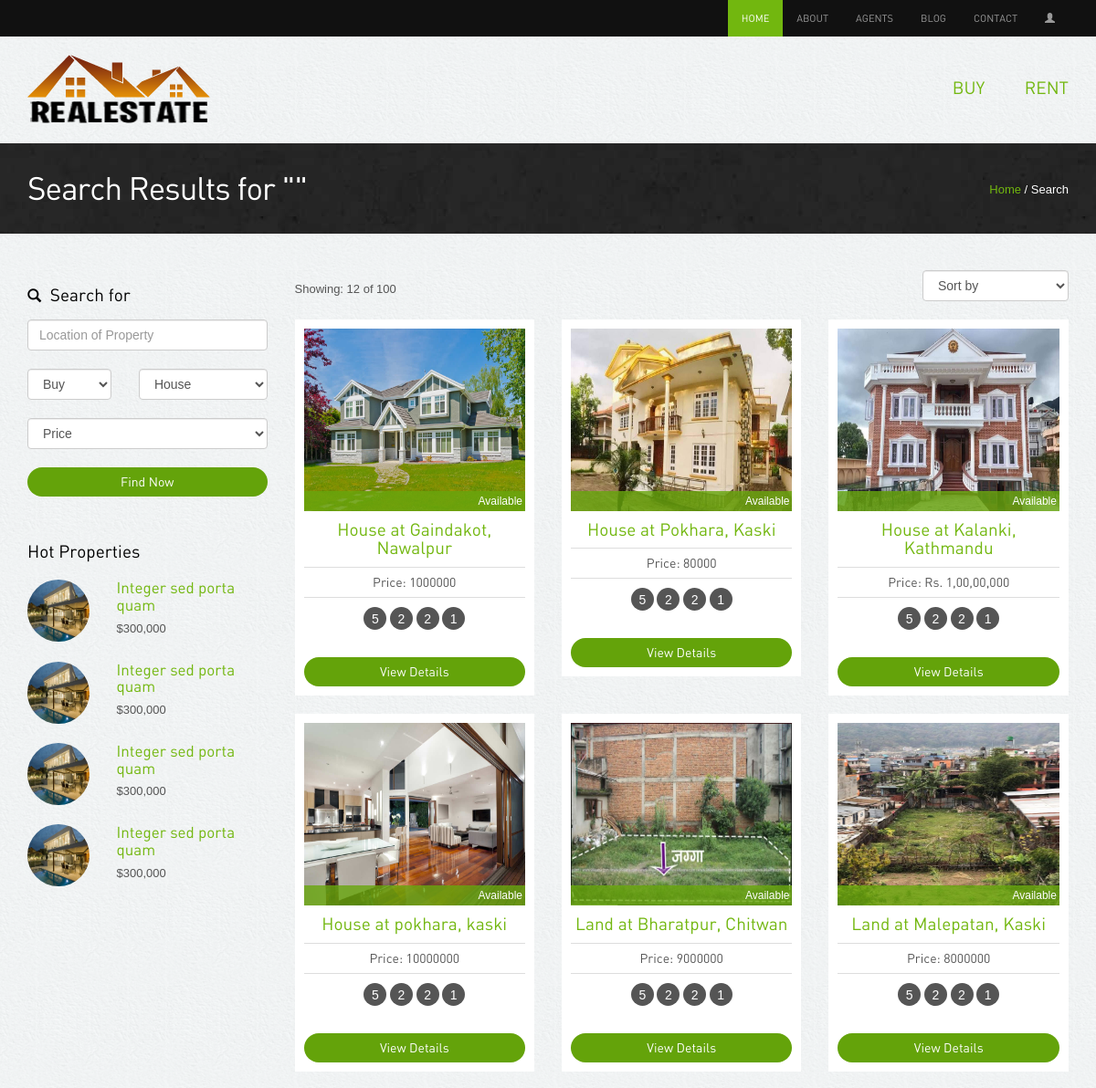
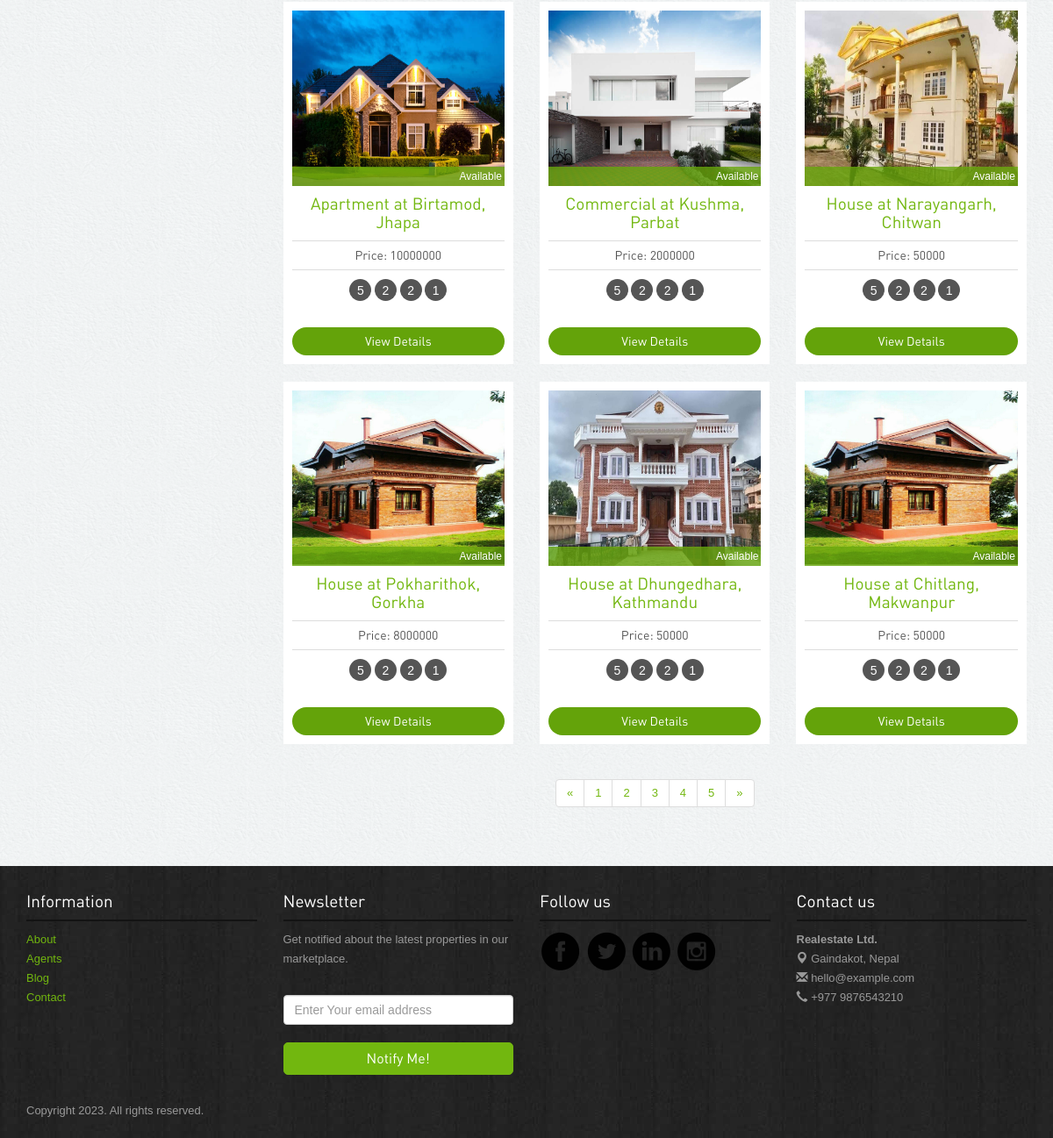
Screenshot of /search-result/ with the database file from the repository (2 pictures, top to bottom).
### app/models.py (models this page shows)
class Property(models.Model):
    STATUS_CHOICES = [
        ("Select", "Select"),
        ("Available", "Available"),
        ("Rented", "Rented"),
        ("Sold", "Sold"),
    ]
    TYPE_CHOICES = [
        ("House", "House"),
        ("Land", "Land"),
        ("Apartment", "Apartment"),
        ("Commercial", "Commercial"),
    ]
    FOR_CHOICES = [
        ("Buyer", "Buyer"),
        ("Renter", "Renter"),
    ]
    property_type = models.CharField(
        max_length=100, choices=TYPE_CHOICES, default="select"
    )
    property_for = models.CharField(
        max_length=20, choices=FOR_CHOICES, default="select"
    )
    image = models.ImageField(blank=True, upload_to=image_validations)
    price = models.CharField(max_length=20, blank=True)
    city = models.CharField(max_length=50)
    district = models.CharField(max_length=200)
    zip_code = models.CharField(max_length=20)
    description = models.TextField()
    status = models.CharField(max_length=20, choices=STATUS_CHOICES, default="Select")
    def __str__(self):
        return f"{self.property_type} at {self.city}, {self.district}"

### app/views.py (the view)
# urls.py: path("search-result/", views.SearchResultPage, name="search-result"),
def SearchResultPage(request):
    location = request.GET.get("location", "")
    property_for = request.GET.get("property_for", "")
    property_type = request.GET.get("property_type", "")
    properties = Property.objects.all()
    if location:
        properties = properties.filter(
            Q(city__icontains=location) | Q(district__icontains=location)
        )
    if property_for:
        properties = properties.filter(property_for__icontains=property_for)
    if property_type:
        properties = properties.filter(property_type__icontains=property_type)
    context = {"properties": properties}
    return render(request, "search/search-result.html", context)

### templates/search/search-result.html (shortened to what this page needs)
{% extends '../home.html' %}
{% load static %}
{% block content %}
<div class="inside-banner">
    <div class="container">
        <span class="pull-right"><a href="{% url 'home' %}">Home</a> / Search</span>
        <h2>Search Results for "{{ property }}"</h2>
    </div>
</div>
<div class="container">
    <div class="properties-listing spacer">
        <div class="row">
            <div class="col-lg-3 col-sm-4 ">
                <div class="search-form">
                    <h4><span class="glyphicon glyphicon-search"></span> Search for</h4>
                    <form action="{% url 'search-result' %}" method="get">
                        <input type="text" name="location" class="form-control" placeholder="Location of Property">
                        <div class="row">
                            <div class="col-lg-5">
                                <select class="form-control" name="property_for">
                                    <option>Buy</option>
                                </select>
                            </div>
                            <div class="col-lg-7">
                                <select class="form-control" name="property_type">
                                    <option>House</option>
                                </select>
                            </div>
                        </div>
                        <div class="row">
                            <div class="col-lg-12">
                                <select class="form-control" name="price_range">
                                    <option>Price</option>
                                </select>
                            </div>
                        </div>
                        <button class="btn btn-primary">Find Now</button>
                    </form>
                </div>
                <div class="hot-properties hidden-xs">
                    <h4>Hot Properties</h4>
                    <div class="row">
                        <div class="col-lg-4 col-sm-5"><img src="{% static 'images/properties/1.jpg' %}"
                                class="img-responsive img-circle" alt="properties"></div>
                        <div class="col-lg-8 col-sm-7">
                            <h5><a href="property-detail.php">Integer sed porta quam</a></h5>
                            <p class="price">$300,000</p>
                        </div>
                    </div>
                    <div class="row">
                        <div class="col-lg-4 col-sm-5"><img src="{% static 'images/properties/1.jpg' %}"
                                class="img-responsive img-circle" alt="properties"></div>
                        <div class="col-lg-8 col-sm-7">
                            <h5><a href="property-detail.php">Integer sed porta quam</a></h5>
                            <p class="price">$300,000</p>
                        </div>
                    </div>
                    <div class="row">
                        <div class="col-lg-4 col-sm-5"><img src="{% static 'images/properties/1.jpg' %}"
                                class="img-responsive img-circle" alt="properties"></div>
                        <div class="col-lg-8 col-sm-7">
                            <h5><a href="property-detail.php">Integer sed porta quam</a></h5>
                            <p class="price">$300,000</p>
                        </div>
                    </div>
                    <div class="row">
                        <div class="col-lg-4 col-sm-5"><img src="{% static 'images/properties/1.jpg' %}"
                                class="img-responsive img-circle" alt="properties"></div>
                        <div class="col-lg-8 col-sm-7">
                            <h5><a href="property-detail.php">Integer sed porta quam</a></h5>
                            <p class="price">$300,000</p>
                        </div>
                    </div>
                </div>
            </div>
            <div class="col-lg-9 col-sm-8">
                <div class="sortby clearfix">
                    <div class="pull-left result">Showing: 12 of 100 </div>
                    <div class="pull-right">
                        <select class="form-control">
                            <option>Sort by</option>
                        </select>
                    </div>
                </div>
                <div class="row">
                    {% if properties %}
                    {% for property in properties %}
                    <div class="col-lg-4 col-sm-6">
                        <div class="properties">
                            <div class="image-holder"><img src="{{property.image.url}}" class="img-responsive"
                                    alt="properties" style="width: 250px; height:200px;">
                                <div class="status sold">{{property.status}}</div>
                            </div>
                            {% if property.property_for == 'Renter' %}
                            <h4><a href="{% url 'property-details' 'rent' property.pk %}">{{property}}</a></h4>
                            {% else %}
                            <h4><a href="{% url 'property-details' 'buy' property.pk %}">{{property}}</a></h4>
                            {% endif %}
                            <p class="price">Price: {{property.price}}</p>
                            <div class="listing-detail"><span data-toggle="tooltip" data-placement="bottom"
                                    data-original-title="Bed Room">5</span> <span data-toggle="tooltip"
                                    data-placement="bottom" data-original-title="Living Room">2</span> <span
                                    data-toggle="tooltip" data-placement="bottom" data-original-title="Parking">2</span>
                                <span data-toggle="tooltip" data-placement="bottom"
                                    data-original-title="Kitchen">1</span>
                            </div>
                            {% if property.property_for == 'Renter' %}
                            <a class="btn btn-primary" href="{% url 'property-details' 'rent' property.pk %}">View
                                Details</a>
                            {% else %}
                            <a class="btn btn-primary" href="{% url 'property-details' 'buy' property.pk %}">View
                                Details</a>
                            {% endif %}
                        </div>
                    </div>
                    {% endfor %}
                    {% endif %}
                </div>
                <div class="center">
                    <ul class="pagination">
                        <li><a href="#">«</a></li>
                        <li><a href="#">1</a></li>
                        <li><a href="#">2</a></li>
                        <li><a href="#">3</a></li>
                        <li><a href="#">4</a></li>
                        <li><a href="#">5</a></li>
                        <li><a href="#">»</a></li>
                    </ul>
                </div>
            </div>
        </div>
    </div>
</div>
{% endblock %}

### static/assets/style.css (style rules this page uses)
body { color:#555; font:normal 13px/22px Arial; background:url(../images/bgmain.png) #eee; }
h1,h2,h3,h4,h5 { font-weight:normal; font-family: din;margin: 0;padding: 0;color: #000 }
h2 { font-size: 35px; letter-spacing: -1px;margin-bottom: 20px; }
h4 { margin: 10px 0; font-size: 19px; }
h5 { margin: 0 0 5px 0; font-size: 17px; }
h4 span { margin-right: 5px; font-size: 15px; }
p { margin-bottom: 30px; }
a { color:#72b70f; text-decoration:none;outline: none; }
.spacer { margin-top: 40px;margin-bottom:40px; }
.center { text-align: center; }
select,input { outline: 0; margin-bottom: 20px; }
.btn { border-radius: 5px; font-family: din; outline: none; }
.btn-primary { background: #64a30a;border:none;width: 100%;border-radius: 20px; }
.properties-listing div.properties { padding: 10px; background-color: #fff;text-align: center; margin-bottom: 20px; }
.properties-listing div.properties .image-holder { position: relative; }
.properties-listing div.properties .status { position: absolute;bottom: 0;z-index: 100;display: block;width: 100%;color: #fff;padding:0 3px;text-align: right; font-size: 12px; }
.properties-listing div.properties p { margin-bottom: 10px; font-size: 14px;border-top: 1px solid #ddd;border-bottom: 1px solid #ddd;padding: 5px 0;font-family: din; }
.listing-detail { margin-bottom: 30px; }
.listing-detail span { color: #fff; width: 25px; height: 25px; background-color: #555;display: inline-block;border-radius:25px; text-align: center;line-height: 26px; font-size: 14px;cursor: crosshair; }
.status.sold { background:rgba(104,167,13,0.8); }
.inside-banner { background:url(../images/bginside.jpg) #222;color: #fff; padding: 30px 0; }
.inside-banner h2 { margin: 0; color: #fff; }
.inside-banner span { margin-top: 10px; }
.search-form { margin-bottom: 50px; }
.search-form h4 { margin: 17px 0; }
.hot-properties { margin-bottom: 50px; }
.hot-properties img { width: 68px; height: 68px; }
.hot-properties h4 { margin-bottom: 20px; }
.hot-properties .row { margin-bottom: 20px; }
.hot-properties .row p { margin-bottom: 5px; }
.sortby .result { margin-top: 10px; }

### rows the page displays
Property: image (picture), status "Available", property_type+city+district "House at Gaindakot, Nawalpur", price "1000000", property_for "View Details"
Property: image (picture), status "Available", property_type+city+district "House at Pokhara, Kaski", price "80000", property_for "View Details"
Property: image (picture), status "Available", property_type+city+district "House at Kalanki, Kathmandu", price "Rs. 1,00,00,000", property_for "View Details"
Property: image (picture), status "Available", property_type+city+district "House at pokhara, kaski", price "10000000", property_for "View Details"
Property: image (picture), status "Available", property_type+city+district "Land at Bharatpur, Chitwan", price "9000000", property_for "View Details"
Property: image (picture), status "Available", property_type+city+district "Land at Malepatan, Kaski", price "8000000", property_for "View Details"
Property: image (picture), status "Available", property_type+city+district "Apartment at Birtamod, Jhapa", price "10000000", property_for "View Details"
Property: image (picture), status "Available", property_type+city+district "Commercial at Kushma, Parbat", price "2000000", property_for "View Details"
Property: image (picture), status "Available", property_type+city+district "House at Narayangarh, Chitwan", price "50000", property_for "View Details"
Property: image (picture), status "Available", property_type+city+district "House at Pokharithok, Gorkha", price "8000000", property_for "View Details"
Property: image (picture), status "Available", property_type+city+district "House at Dhungedhara, Kathmandu", price "50000", property_for "View Details"
Property: image (picture), status "Available", property_type+city+district "House at Chitlang, Makwanpur", price "50000", property_for "View Details"
